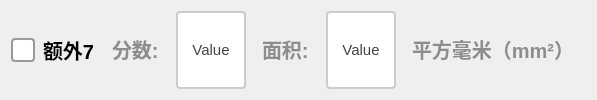
             <widget class="QWidget" name="widget_extra7" native="true">
              <layout class="QGridLayout" name="gridLayout_13">
               <item row="0" column="0">
                <layout class="QHBoxLayout" name="horizontalLayout_22" stretch="2,1,2,0,2,0">
                 <item>
                  <widget class="QCheckBox" name="ckb_extra7">
                   <property name="sizePolicy">
                    <sizepolicy hsizetype="Minimum" vsizetype="Minimum">
                     <horstretch>0</horstretch>
                     <verstretch>0</verstretch>
                    </sizepolicy>
                   </property>
                   <property name="styleSheet">
                    <string notr="true">QCheckBox {
    spacing: 8px;
    font-size: 20px;
    color: #333;
    font-weight: bold;        
    color:  rgb(0, 0, 0);       
}

/* 未选中状态 */
QCheckBox::indicator {
    width: 20px;
    height: 20px;
    border-radius: 4px; /* 方形，圆角可适当调整 */
    border: 2px solid #999;
    background: #ffffff;
}

/* 悬停效果 */
QCheckBox::indicator:hover {
    border: 2px solid #666;
}

/* 选中状态 */
QCheckBox::indicator:checked {
    border: 2px solid #2196F3;
    background-color: qradialgradient(
        cx:0.5, cy:0.5,
        radius:0.4,
        fx:0.5, fy:0.5,
        stop:0 #2196F3,
        stop:1 transparent
    );
}

/* 禁用状态 */
QCheckBox::indicator:disabled {
    border: 2px solid #ccc;
    background: #eee;
}

/* 选中时的文字颜色 */
QCheckBox:checked {
    color: #2196F3;
    font-weight: 500;
}

/* 点击动画效果 */
QCheckBox::indicator:pressed {
    border: 2px solid #1565C0;
    background-color: qradialgradient(
        cx:0.5, cy:0.5,
        radius:0.5,
        fx:0.5, fy:0.5,
        stop:0 #BBDEFB,
        stop:1 transparent
    );
}</string>
                   </property>
                   <property name="text">
                    <string>额外7</string>
                   </property>
                  </widget>
                 </item>
                 <item>
                  <widget class="QLabel" name="label_41">
                   <property name="styleSheet">
                    <string notr="true">QLabel {
       font-size: 20px;        
       font-weight: bold;        
       color:  rgb(141, 141, 141);       
       padding: 5px 5px;     
       border-bottom: 2px solid #cccccc; 
    }</string>
                   </property>
                   <property name="text">
                    <string>分数:</string>
                   </property>
                  </widget>
                 </item>
                 <item>
                  <widget class="QPushButton" name="btn_extra7score">
                   <property name="sizePolicy">
                    <sizepolicy hsizetype="Minimum" vsizetype="Minimum">
                     <horstretch>0</horstretch>
                     <verstretch>0</verstretch>
                    </sizepolicy>
                   </property>
                   <property name="maximumSize">
                    <size>
                     <width>100</width>
                     <height>100</height>
                    </size>
                   </property>
                   <property name="styleSheet">
                    <string notr="true">QPushButton {
    padding: 6px 14px;
    border: 2px solid #CCC;
    border-radius: 4px;
    background-color: white;
    color: #444;
    font-size: 15px; 
}

QPushButton:hover {
    border-color: #999;
    background-color: #F5F5F5;
}

QPushButton:pressed {
    border-color: #777;
    background-color: #EEE;
}</string>
                   </property>
                   <property name="text">
                    <string>Value</string>
                   </property>
                  </widget>
                 </item>
                 <item>
                  <widget class="QLabel" name="label_42">
                   <property name="styleSheet">
                    <string notr="true">QLabel {
       font-size: 20px;        
       font-weight: bold;        
       color:  rgb(141, 141, 141);       
       padding: 5px 5px;     
       border-bottom: 2px solid #cccccc; 
    }</string>
                   </property>
                   <property name="text">
                    <string>面积:</string>
                   </property>
                  </widget>
                 </item>
                 <item>
                  <widget class="QPushButton" name="btn_extra7area">
                   <property name="sizePolicy">
                    <sizepolicy hsizetype="Minimum" vsizetype="Minimum">
                     <horstretch>0</horstretch>
                     <verstretch>0</verstretch>
                    </sizepolicy>
                   </property>
                   <property name="maximumSize">
                    <size>
                     <width>100</width>
                     <height>100</height>
                    </size>
                   </property>
                   <property name="styleSheet">
                    <string notr="true">QPushButton {
    padding: 6px 14px;
    border: 2px solid #CCC;
    border-radius: 4px;
    background-color: white;
    color: #444;
    font-size: 15px; 
}

QPushButton:hover {
    border-color: #999;
    background-color: #F5F5F5;
}

QPushButton:pressed {
    border-color: #777;
    background-color: #EEE;
}</string>
                   </property>
                   <property name="text">
                    <string>Value</string>
                   </property>
                  </widget>
                 </item>
                 <item>
                  <widget class="QLabel" name="label_49">
                   <property name="styleSheet">
                    <string notr="true">QLabel {
       font-size: 20px;        
       font-weight: bold;        
       color:  rgb(141, 141, 141);       
       padding: 5px 5px;     
       border-bottom: 2px solid #cccccc; 
    }</string>
                   </property>
                   <property name="text">
                    <string>平方毫米（mm²）</string>
                   </property>
                  </widget>
                 </item>
                </layout>
               </item>
              </layout>
             </widget>
